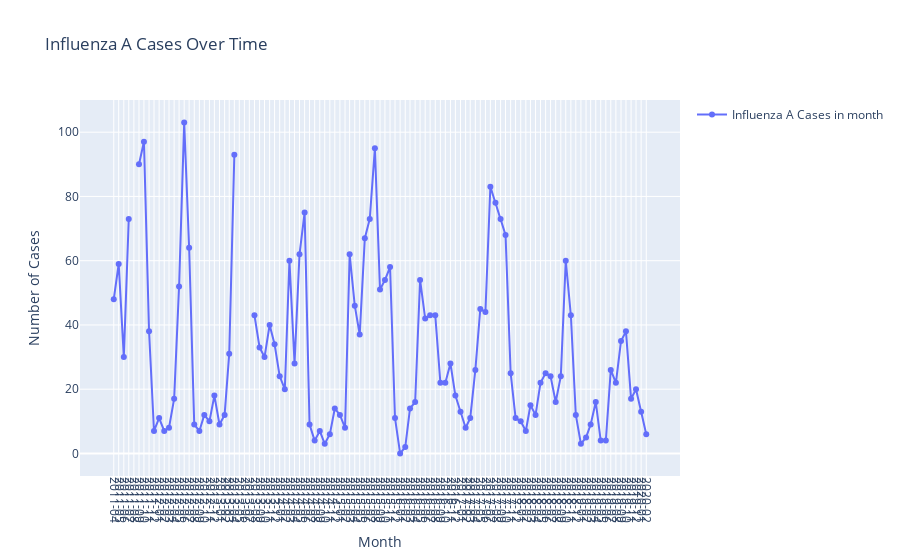

The notebook cell saved with this chart:
### Code cell
def impute_outliers_IQR(df):

    q1=df.quantile(0.25)

    q3=df.quantile(0.75)

    IQR=q3-q1

    upper = df[~(df>(q3+1.5*IQR))].max()

    lower = df[~(df<(q1-1.5*IQR))].min()

    df = np.where(
        df > upper,
        np.nan,
        np.where(df < lower,np.nan,df)
        )
    return df
impute_df = df.copy()
impute_df['case'] = impute_outliers_IQR(df['case'])
plot_month_per_year(impute_df, 'case')
